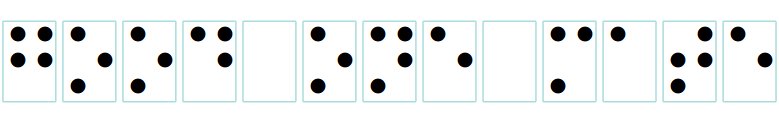
#> input picture forenshit/darkpixel/good_one_mate.png, 779 x 124 px
$ python gen_mate.py
#> lines starting #> are read from the running program, lines starting #| are printed output that depends on the picture; after the words box and inside, x2 and y2 are one past the last pixel; in counts of white or black regions, pixels touching at a corner belong together
# mau buang border braillenya
import cv2
import numpy as np

img = cv2.imread('good_one_mate.png', 0)
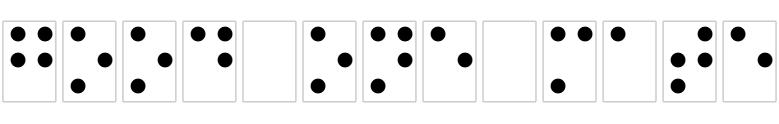
#> img: shape (124, 779); min 0, max 255, mean 237.7
cnv = np.zeros(img.shape, np.uint8)
row, col = img.shape
#> row = 124; col = 779

for i in range(row):
	for j in range(col):
		if img[i, j] == 0:
			cnv[i, j] = 0
		else:
			cnv[i, j] = 255
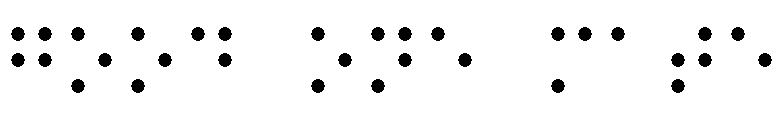
#> cnv: shape (124, 779); 95.2% white; 32 black regions, largest, box (x1, y1, x2, y2) and area: (11, 27, 25, 41) 144, (38, 27, 52, 41) 144, (71, 27, 85, 41) 144

cv2.imwrite('braille.png', cnv)
# cv2.imshow('cnv', cnv)
# cv2.waitKey(0)
# cv2.DestroyAllWindows()
